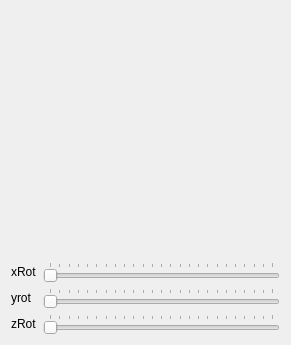
<?xml version="1.0" encoding="UTF-8"?>
<ui version="4.0">
 <class>Window</class>
 <widget class="QWidget" name="Window">
  <property name="geometry">
   <rect>
    <x>0</x>
    <y>0</y>
    <width>291</width>
    <height>345</height>
   </rect>
  </property>
  <property name="windowTitle">
   <string>Window</string>
  </property>
  <layout class="QVBoxLayout" name="verticalLayout">
   <item>
    <widget class="MyGLWidget" name="myGLWidget" native="true">
     <property name="minimumSize">
      <size>
       <width>200</width>
       <height>200</height>
      </size>
     </property>
    </widget>
   </item>
   <item>
    <layout class="QGridLayout" name="gridLayout">
     <item row="2" column="0">
      <widget class="QLabel" name="label_3">
       <property name="text">
        <string>zRot</string>
       </property>
      </widget>
     </item>
     <item row="1" column="0">
      <widget class="QLabel" name="label_2">
       <property name="text">
        <string>yrot</string>
       </property>
      </widget>
     </item>
     <item row="0" column="0">
      <widget class="QLabel" name="label">
       <property name="sizePolicy">
        <sizepolicy hsizetype="Fixed" vsizetype="Preferred">
         <horstretch>0</horstretch>
         <verstretch>0</verstretch>
        </sizepolicy>
       </property>
       <property name="text">
        <string>xRot</string>
       </property>
      </widget>
     </item>
     <item row="0" column="1">
      <widget class="QSlider" name="rotXSlider">
       <property name="maximum">
        <number>360</number>
       </property>
       <property name="singleStep">
        <number>16</number>
       </property>
       <property name="pageStep">
        <number>15</number>
       </property>
       <property name="orientation">
        <enum>Qt::Horizontal</enum>
       </property>
       <property name="tickPosition">
        <enum>QSlider::TicksAbove</enum>
       </property>
       <property name="tickInterval">
        <number>15</number>
       </property>
      </widget>
     </item>
     <item row="1" column="1">
      <widget class="QSlider" name="rotYSlider">
       <property name="maximum">
        <number>360</number>
       </property>
       <property name="singleStep">
        <number>16</number>
       </property>
       <property name="pageStep">
        <number>15</number>
       </property>
       <property name="orientation">
        <enum>Qt::Horizontal</enum>
       </property>
       <property name="tickPosition">
        <enum>QSlider::TicksAbove</enum>
       </property>
       <property name="tickInterval">
        <number>15</number>
       </property>
      </widget>
     </item>
     <item row="2" column="1">
      <widget class="QSlider" name="rotZSlider">
       <property name="maximum">
        <number>360</number>
       </property>
       <property name="singleStep">
        <number>16</number>
       </property>
       <property name="pageStep">
        <number>15</number>
       </property>
       <property name="orientation">
        <enum>Qt::Horizontal</enum>
       </property>
       <property name="tickPosition">
        <enum>QSlider::TicksAbove</enum>
       </property>
       <property name="tickInterval">
        <number>15</number>
       </property>
      </widget>
     </item>
    </layout>
   </item>
  </layout>
 </widget>
 <layoutdefault spacing="6" margin="11"/>
 <customwidgets>
  <customwidget>
   <class>MyGLWidget</class>
   <extends>QWidget</extends>
   <header>myglwidget.h</header>
   <container>1</container>
   <slots>
    <slot>setXRotation(int)</slot>
    <slot>setZRotation(int)</slot>
    <slot>setYRotation(int)</slot>
   </slots>
  </customwidget>
 </customwidgets>
 <resources/>
 <connections>
  <connection>
   <sender>rotXSlider</sender>
   <signal>valueChanged(int)</signal>
   <receiver>myGLWidget</receiver>
   <slot>setXRotation(int)</slot>
   <hints>
    <hint type="sourcelabel">
     <x>81</x>
     <y>227</y>
    </hint>
    <hint type="destinationlabel">
     <x>83</x>
     <y>205</y>
    </hint>
   </hints>
  </connection>
  <connection>
   <sender>rotYSlider</sender>
   <signal>valueChanged(int)</signal>
   <receiver>myGLWidget</receiver>
   <slot>setYRotation(int)</slot>
   <hints>
    <hint type="sourcelabel">
     <x>153</x>
     <y>265</y>
    </hint>
    <hint type="destinationlabel">
     <x>156</x>
     <y>206</y>
    </hint>
   </hints>
  </connection>
  <connection>
   <sender>rotZSlider</sender>
   <signal>valueChanged(int)</signal>
   <receiver>myGLWidget</receiver>
   <slot>setZRotation(int)</slot>
   <hints>
    <hint type="sourcelabel">
     <x>229</x>
     <y>311</y>
    </hint>
    <hint type="destinationlabel">
     <x>227</x>
     <y>202</y>
    </hint>
   </hints>
  </connection>
 </connections>
</ui>
